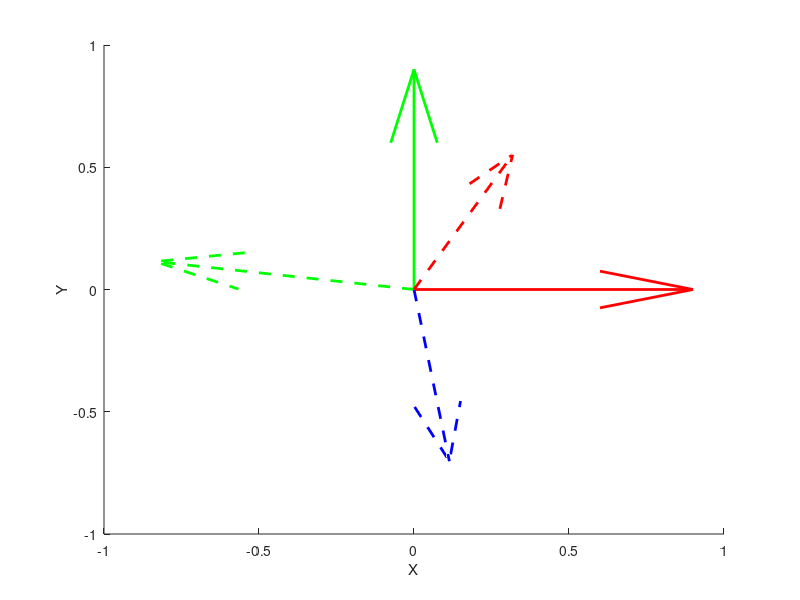

Reproduce this figure in MATLAB.
xAxis = [1;0;0];
yAxis = [0;1;0];
zAxis = [0;0;1];
alpha = 60* pi / 180; %60 degrees
beta = 45*pi / 180;  %45 degrees
gamma = 30*pi / 180; %30 degrees

Rx = [1,    0,          0;
      0,    cos(gamma), -sin(gamma);
      0,    sin(gamma), cos(gamma)];
  
Ry = [cos(beta),    0,  -sin(beta);
      0,            1,      0;
      sin(beta),    0,  cos(beta)];
  
Rz = [cos(alpha),   -sin(alpha),    0;
      sin(alpha),   cos(alpha),     0;
      0,            0,              1];
  
newAxes = Rz*Ry*Rx;

xNew = newAxes(:,1);
yNew = newAxes(:,2);
zNew = newAxes(:,3);

% ==== PLOTTING ====
figure(1);
hold on;
xlabel('X');
ylabel('Y');
zlabel('Z');

quiver3(0,0,0,xAxis(1), xAxis(2), xAxis(3),'r', 'Linewidth', 2);
quiver3(0,0,0,yAxis(1), yAxis(2), yAxis(3),'g', 'Linewidth', 2);
quiver3(0,0,0,zAxis(1), zAxis(2), zAxis(3),'b', 'Linewidth', 2);

quiver3(0,0,0,xNew(1), xNew(2), xNew(3),'--r', 'Linewidth', 2);
quiver3(0,0,0,yNew(1), yNew(2), yNew(3),'--g', 'Linewidth', 2);
quiver3(0,0,0,zNew(1), zNew(2), zNew(3),'--b', 'Linewidth', 2);

xNew